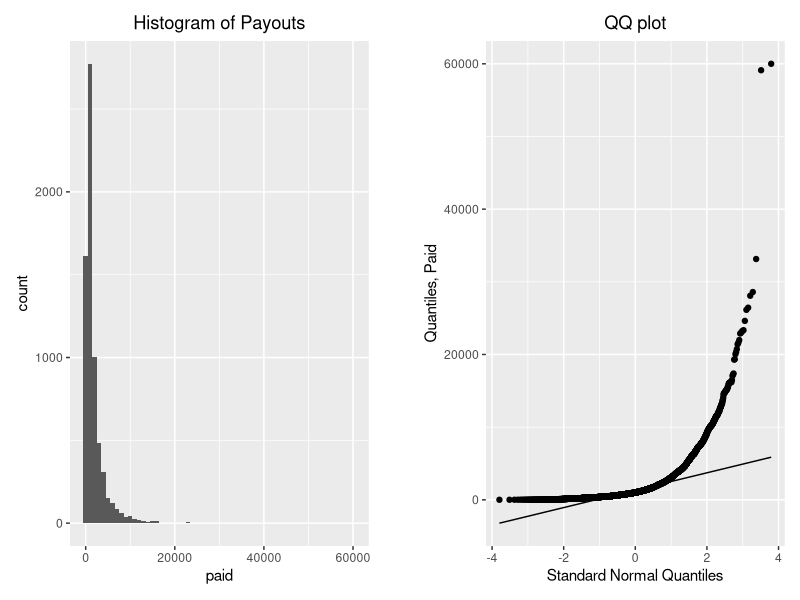
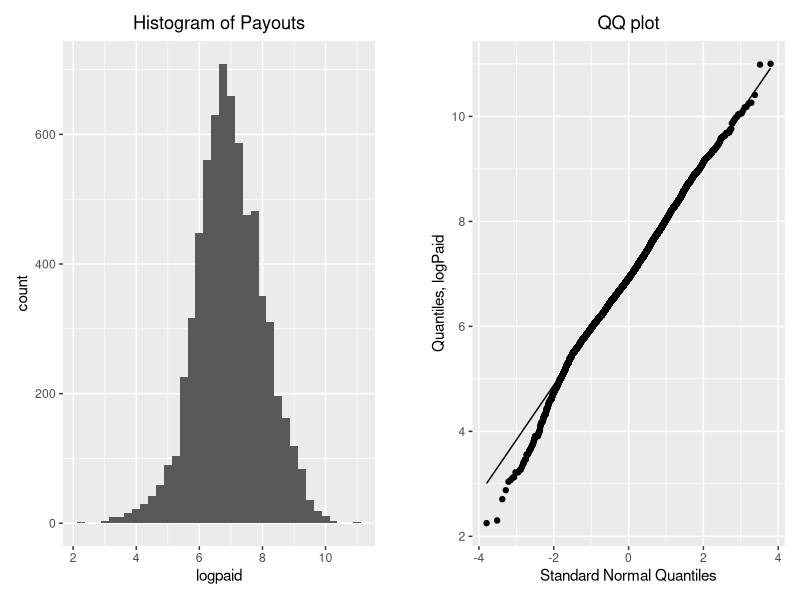
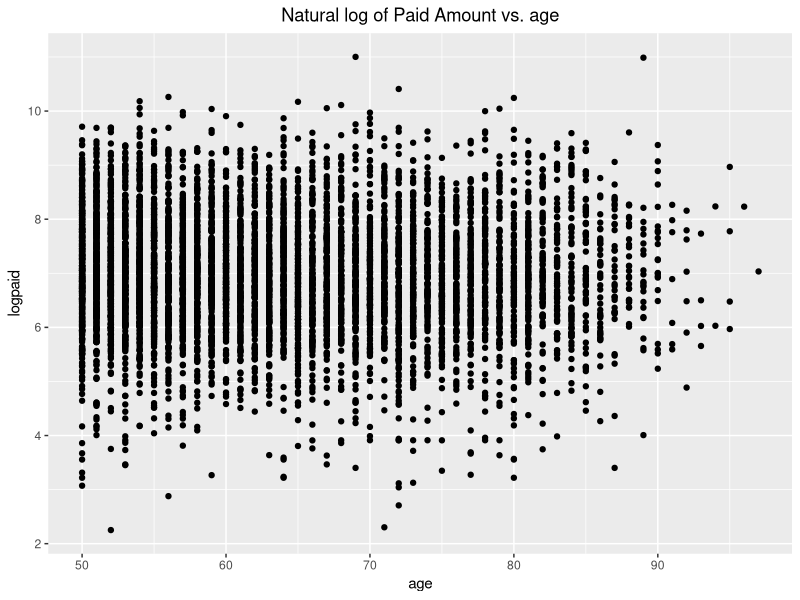
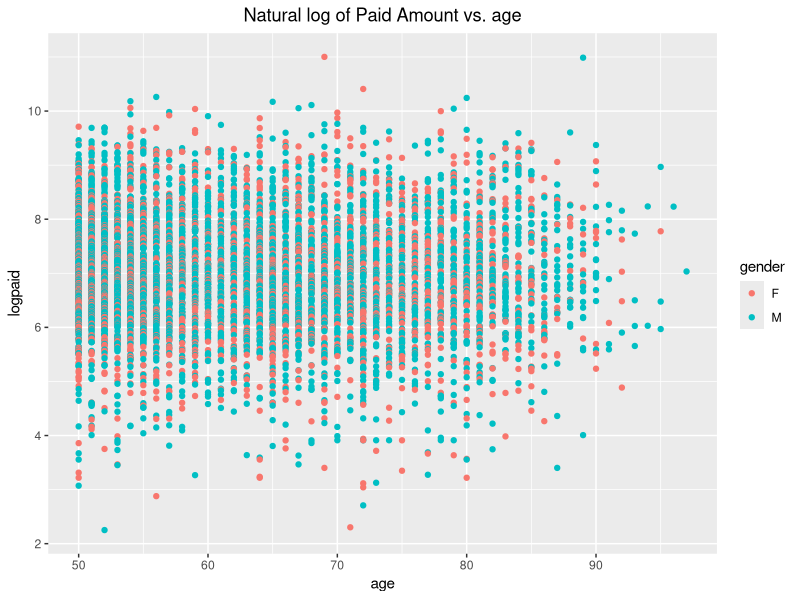
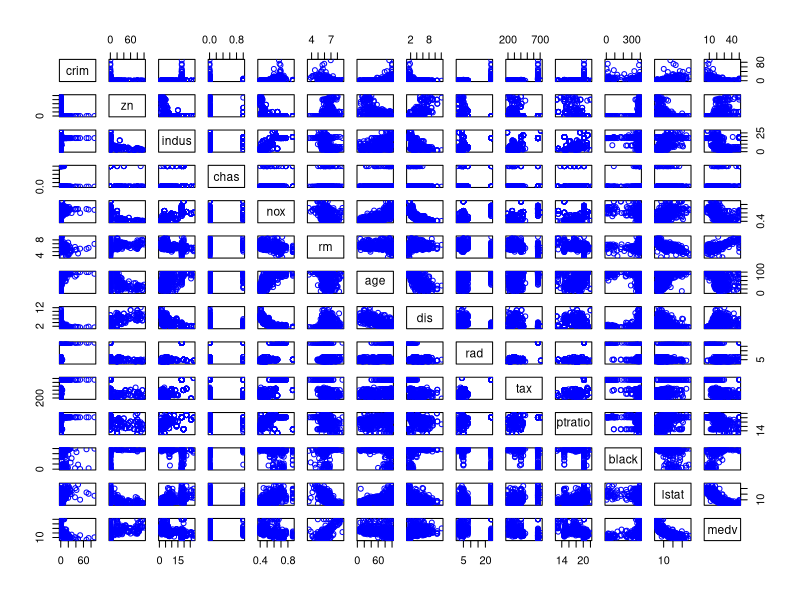

Write R code to recreate these figures, in order.
## ---- chunk 1
# import packages
library(GGally)
library(patchwork)
library(MASS)
## ---- chunk 2
# read in Data
auto <- read.table(file = 'AutoClaims-1.csv', header = TRUE, sep = ',')
auto$state <- factor(auto$state, ordered = TRUE)
auto$gender <- factor(auto$gender)
auto$class <- factor(auto$class)
## ---- chunk 3
summary(auto$paid)
## ---- chunk 4
hist <- ggplot(data = auto) + 
        geom_histogram(aes(paid), binwidth = 1000) +
        labs(title = "Histogram of Payouts") + 
        theme(plot.title = element_text(hjust = 0.5))
qq <- ggplot(data = auto) + geom_qq(aes(sample = paid)) +
      geom_qq_line(aes(sample = paid)) +
      labs(x = "Standard Normal Quantiles", y = 'Quantiles, Paid') + 
      labs(title = 'QQ plot') + 
      theme(plot.title = element_text(hjust = 0.5))
hist + plot_spacer() + qq + plot_layout(widths = c(6,0.5,6))
## ---- chunk 5
hist <- ggplot(data = auto) + 
        geom_histogram(aes(logpaid), binwidth = 0.25) +
        labs(title = "Histogram of Payouts") + 
        theme(plot.title = element_text(hjust = 0.5))
qq <- ggplot(data = auto) + geom_qq(aes(sample = logpaid)) +
      geom_qq_line(aes(sample = logpaid)) +
    labs(x = "Standard Normal Quantiles", y = 'Quantiles, logPaid') +
      labs(title = 'QQ plot') + 
      theme(plot.title = element_text(hjust = 0.5))
hist + plot_spacer() + qq + plot_layout(widths = c(6,0.5,6))
## ---- chunk 6
scat <- ggplot(data = auto) + geom_point(aes(x = age, y = logpaid)) +
        labs(title = "Natural log of Paid Amount vs. age") +
        theme(plot.title = element_text(hjust = 0.5))
scat
## ---- chunk 7
scat <- ggplot(data = auto) + 
        geom_point(aes(x = age, y = logpaid, color = gender)) +
        labs(title = "Natural log of Paid Amount vs. age") +
        theme(plot.title = element_text(hjust = 0.5))
scat
## ---- chunk 8
pairs(Boston, col = 'blue')
## ---- chunk 9
cormatrix <- cor(Boston)
strong_cor = cormatrix > 0.4 | cormatrix < -0.4
strong_cor
